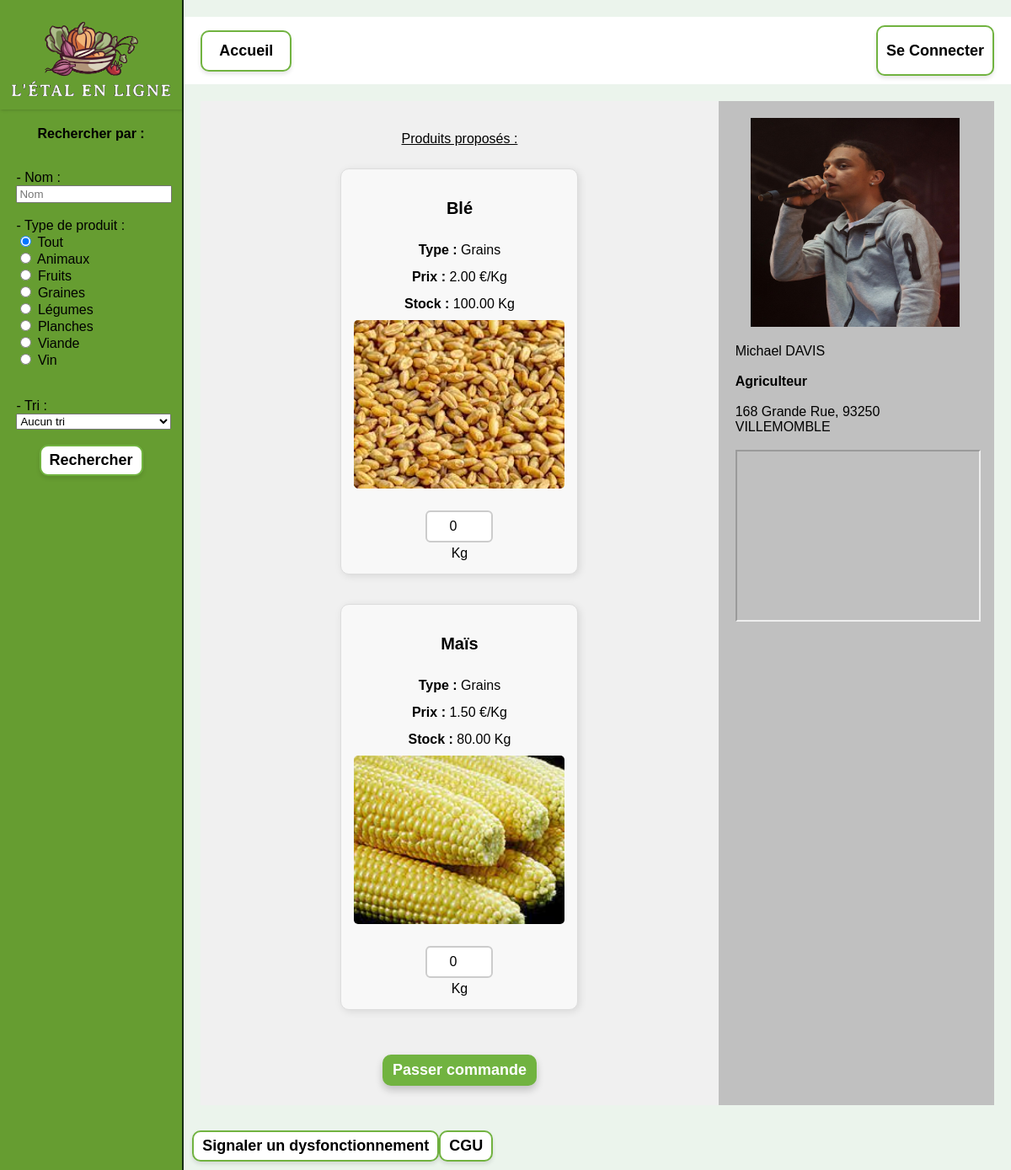
The page /producteur.php?Id_Prod=6 on the database its author committed.
### tables this page shows
CREATE TABLE PRODUCTEUR(
   Id_Prod INT,
   Id_Uti INT NOT NULL,
   Prof_Prod VARCHAR(50),
   PRIMARY KEY(Id_Prod),
   UNIQUE(Id_Uti),
   FOREIGN KEY(Id_Uti) REFERENCES UTILISATEUR(Id_Uti)
);

CREATE TABLE UTILISATEUR(
   Id_Uti INT,
   Prenom_Uti VARCHAR(50) NOT NULL,
   Nom_Uti VARCHAR(50) NOT NULL,
   Mail_Uti VARCHAR(50) NOT NULL,
   Adr_Uti VARCHAR(200) NOT NULL,
   Pwd_Uti VARCHAR(50) NOT NULL,
   PRIMARY KEY(Id_Uti),
   UNIQUE(Mail_Uti)
);

### languages/language_fr.php (called while the page is built, shortened)
<?php
$htmlRechercherPar = "Rechercher par : ";
$htmlTri="- Tri : ";
$htmlRechercher="Rechercher";
$htmlAccueil="Accueil";
$htmlSeConnecter="Se Connecter";
$htmlSignalerDys="Signaler un dysfonctionnement";
$htmlCGU="CGU";
$htmlTiretNom="- Nom : ";
$htmlNom="Nom";
$htmlLégumes="Légumes";
$htmlAucunTri="Aucun tri";
$htmlProduitsProposesDeuxPoints="Produits proposés : ";
$htmlImgProducteur="Image producteur";
$htmlPasserCommande="Passer commande";
$htmlImageNonFournie = "Image non fournie";
$htmlMaxStock = "Stock max";
$htmlTout = "Tout";
$htmlAnimaux = "Animaux";
$htmlFruits = "Fruits";
$htmlGraines = "Graines";
$htmlPlanches = "Planches";
$htmlViande = "Viande";
$htmlVin = "Vin";
$htmlLeKilo = "le kilo";
$htmlLaPiece = "la pièce";
$htmlKg = "Kg";
$htmlL = "L";
$htmlM2 = "m²";
$htmlPiece = "Pièce";
$htmlPrix = "Prix : ";
$htmlTypeDeuxPoints = "Type : ";
$htmlStockDeuxPoints = "Stock : ";
?>

### producteur.php (the view, shortened to what this page needs)
<!DOCTYPE html>
<html lang="fr">
<head>
    <?php
    require "language.php";
    ?>
    <link rel="stylesheet" type="text/css" href="css/style_general.css">
    <link rel="stylesheet" type="text/css" href="css/popup.css">
</head>
<body>
    <?php
    function dbConnect()
    {
        $utilisateur = "inf2pj02";
        $serveur = "localhost";
        $motdepasse = "ahV4saerae";
        $basededonnees = "inf2pj_02";
        $bdd = new PDO("mysql:host=$serveur;dbname=$basededonnees;charset=utf8mb4", $utilisateur, $motdepasse, [
            PDO::ATTR_ERRMODE => PDO::ERRMODE_EXCEPTION
        ]);
        $bdd->exec("SET NAMES utf8mb4");
        return $bdd;
    }
    $Id_Prod = htmlspecialchars($_GET["Id_Prod"]);
    if (isset($_GET["filtreType"]) == true) {
        $filtreType = htmlspecialchars($_GET["filtreType"]);
    } else {
        $filtreType = "TOUT";
    }
    if (isset($_GET["tri"]) == true) {
        $tri = htmlspecialchars($_GET["tri"]);
    } else {
        $tri = "No";
    }
    if (isset($_GET["rechercheNom"]) == true) {
        $rechercheNom = htmlspecialchars($_GET["rechercheNom"]);
    } else {
        $rechercheNom = "";
    }
    ?>
    <div class="container">
        <div class="leftColumn">
            <img class="logo" href="index.php" src="img/logo.png">
            <div class="contenuBarre">
                <center>
                    <p><strong><?php echo $htmlRechercherPar; ?></strong></p>
                </center>
                <br>
                <form action="producteur.php" method="get">
                    <?php echo $htmlTiretNom; ?>
                    <input type="text" name="rechercheNom" value="<?php echo $rechercheNom ?>" placeholder="<?php echo $htmlNom; ?>">
                    <br>
                    <br>
                    - Type de produit :
                    <br>
                    <label>
                        <input type="radio" name="filtreType" value="TOUT" <?php if ($filtreType == "TOUT") echo 'checked="true"'; ?>> <?php echo $htmlTout; ?>
                    </label>
                    <br>
                    <label>
                        <input type="radio" name="filtreType" value="ANIMAUX" <?php if ($filtreType == "ANIMAUX") echo 'checked="true"'; ?>> <?php echo $htmlAnimaux; ?>
                    </label>
                    <br>
                    <label>
                        <input type="radio" name="filtreType" value="FRUITS" <?php if ($filtreType == "FRUITS") echo 'checked="true"'; ?>> <?php echo $htmlFruits; ?>
                    </label>
                    <br>
                    <label>
                        <input type="radio" name="filtreType" value="GRAINS" <?php if ($filtreType == "GRAINS") echo 'checked="true"'; ?>> <?php echo $htmlGraines; ?>
                    </label>
                    <br>
                    <label>
                        <input type="radio" name="filtreType" value="LÉGUMES" <?php if ($filtreType == "LÉGUMES") echo 'checked="true"'; ?>> <?php echo $htmlLégumes; ?>
                    </label>
                    <br>
                    <label>
                        <input type="radio" name="filtreType" value="PLANCHES" <?php if ($filtreType == "PLANCHES") echo 'checked="true"'; ?>> <?php echo $htmlPlanches; ?>
                    </label>
                    <br>
                    <label>
                        <input type="radio" name="filtreType" value="VIANDE" <?php if ($filtreType == "VIANDE") echo 'checked="true"'; ?>> <?php echo $htmlViande; ?>
                    </label>
                    <br>
                    <label>
                        <input type="radio" name="filtreType" value="VIN" <?php if ($filtreType == "VIN") echo 'checked="true"'; ?>> <?php echo $htmlVin; ?>
                    </label>
                    <br>
                    <br>
                    <br>
                    <?php echo $htmlTri; ?>
                    <select name="tri">
                        <option value="No" <?php if ($tri == "No") echo 'selected="selected"'; ?>><?php echo $htmlAucunTri; ?></option>
                    </select>
                    <br>
                    <br>
                    <center>
                        <input type="submit" value="<?php echo $htmlRechercher; ?>">
                    </center>
                </form>
                <br>
                <br>
            </div>
        </div>
        <div class="rightColumn">
            <div class="topBanner">
                <div class="divNavigation">
                    <a class="bontonDeNavigation" href="index.php"><?php echo $htmlAccueil ?></a>
                </div>
                <form method="post">
                    <input type="submit" value="<?php if (!isset($_SESSION['Mail_Uti'])) {;
                                                    echo ($htmlSeConnecter);
                                                } else {
                                                    echo '' . $_SESSION['Mail_Uti'] . '';
                                                } ?>" class="boutonDeConnection">
                </form>
            </div>
            <form method="get" action="insert_commande.php">
                <div class="content-container">
                    <div class="product">
                        <p>
                            <center><U><?php echo $htmlProduitsProposesDeuxPoints; ?></U></center>
                        </p>
                        <div class="gallery-container">
                            <?php
                            $bdd = dbConnect();
                            if ($filtreType == "TOUT") {
                                $query = 'SELECT Id_Produit, Id_Prod, Nom_Produit, Desc_Type_Produit, Prix_Produit_Unitaire, Nom_Unite_Prix, Qte_Produit FROM Produits_d_un_producteur  WHERE Id_Prod= :Id_Prod';
                            } else {
                                $query = 'SELECT Id_Produit, Id_Prod, Nom_Produit, Desc_Type_Produit, Prix_Produit_Unitaire, Nom_Unite_Prix, Qte_Produit FROM Produits_d_un_producteur  WHERE Id_Prod= :Id_Prod AND Desc_Type_Produit= :filtreType';
                            }
                            if ($tri == "No") {
                                $query = $query . ';';
                            } else if ($tri == "PrixAsc") {
                                $query = $query . ' ORDER BY Prix_Produit_Unitaire ASC;';
                            } else if ($tri == "PrixDesc") {
                                $query = $query . ' ORDER BY Prix_Produit_Unitaire DESC;';
                            } else if ($tri == "Alpha") {
                                $query = $query . ' ORDER BY Nom_Produit ASC;';
                            } else if ($tri == "AntiAlpha") {
                                $query = $query . ' ORDER BY Nom_Produit DESC;';
                            }
                            $queryGetProducts = $bdd->prepare(($query));
                            if ($filtreType == "TOUT") {
                                $queryGetProducts->bindParam(":Id_Prod", $Id_Prod, PDO::PARAM_STR);
                            } else {
                                $queryGetProducts->bindParam(":Id_Prod", $Id_Prod, PDO::PARAM_STR);
                                $queryGetProducts->bindParam(":filtreType", $filtreType, PDO::PARAM_STR);
                            }
                            $queryGetProducts->execute();
                            $returnQueryGetProducts = $queryGetProducts->fetchAll(PDO::FETCH_ASSOC);
                            $unitesTrad = [
                                "Kg" => $htmlKg,
                                "kg" => $htmlKg,
                                "Kilo" => $htmlLeKilo,
                                "Le kilo" => $htmlLeKilo,
                                "L" => $htmlL,
                                "l" => $htmlL,
                                "m²" => $htmlM2,
                                "M²" => $htmlM2,
                                "Pièce" => $htmlPiece,
                                "piece" => $htmlPiece,
                                "la pièce" => $htmlLaPiece,
                                "Piece" => $htmlPiece
                            ];
                            $i = 0;
                            if (count($returnQueryGetProducts) == 0) {
                                echo $htmlAucunProduitEnStock;
                            } else {
                                while ($i < count($returnQueryGetProducts)) {
                                    $Id_Produit = $returnQueryGetProducts[$i]["Id_Produit"];
                                    $nomProduit = $returnQueryGetProducts[$i]["Nom_Produit"];
                                    $typeProduit = trim($returnQueryGetProducts[$i]["Desc_Type_Produit"]);
                                    $prixProduit = $returnQueryGetProducts[$i]["Prix_Produit_Unitaire"];
                                    $QteProduit = $returnQueryGetProducts[$i]["Qte_Produit"];
                                    $unitePrixProduit = $returnQueryGetProducts[$i]["Nom_Unite_Prix"];
                                    $classStock = ($QteProduit == 0) ? ' out-of-stock' : '';
                                    $typeProduit = ucfirst(strtolower($typeProduit));
                                    $typeProduitTraduit = isset($typeProduitsTrad[$typeProduit]) ? $typeProduitsTrad[$typeProduit] : $typeProduit;
                                    $uniteTraduit = isset($unitesTrad[$unitePrixProduit]) ? $unitesTrad[$unitePrixProduit] : $unitePrixProduit;
                                    echo '<div class="squareProduct' . $classStock . '">';
                                    echo '<h3>' . $nomProduit . '</h3>';
                                    echo '<p><strong>' . $htmlTypeDeuxPoints . '</strong> ' . $typeProduitTraduit . '</p>';
                                    echo '<p><strong>' . $htmlPrix . '</strong> ' . $prixProduit . ' €/' . $uniteTraduit . '</p>';
                                    echo '<p><strong>' . $htmlStockDeuxPoints . '</strong> ' . $QteProduit . ' ' . $uniteTraduit . '</p>';
                                    echo '<img class="img-produit" src="img_produit/' . $Id_Produit  . '.png" alt="' . $htmlImageNonFournie . '" style="width: 100%; height: 85%;" ><br>';
                                    if ($QteProduit > 0) {
                                        echo '<input type="number" class="input-quantity" name="' . $Id_Produit . '" placeholder="' . $htmlMaxStock . ' ' . $QteProduit . '" max="' . $QteProduit . '" min="0" value="0"> ' . $uniteTraduit;
                                    } else {
                                        echo '<input type="number" class="input-quantity disabled" name="' . $Id_Produit . '" placeholder="0" disabled> ' . $uniteTraduit;
                                        echo '<p class="rupture-message">⚠ ' . $htmlProduitEnRupture . '</p>';
                                    }
                                    echo '</div>';
                                    $i++;
                                }
                            }
                            ?>
                        </div>
                        <div class="centrecemachinbordeldemerde">
                            <button type="submit"><?php echo $htmlPasserCommande; ?></button>
                        </div>
                    </div>
                    <div class="producteur">
                        <?php
                        $bdd = dbConnect();
                        $queryInfoProd = $bdd->prepare(('SELECT UTILISATEUR.Id_Uti, UTILISATEUR.Adr_Uti, Prenom_Uti, Nom_Uti, Prof_Prod FROM UTILISATEUR INNER JOIN PRODUCTEUR ON UTILISATEUR.Id_Uti = PRODUCTEUR.Id_Uti WHERE PRODUCTEUR.Id_Prod= :Id_Prod ;'));
                        $queryInfoProd->bindParam(":Id_Prod", $Id_Prod, PDO::PARAM_STR);
                        $queryInfoProd->execute();
                        $returnQueryInfoProd = $queryInfoProd->fetchAll(PDO::FETCH_ASSOC);
                        $address = $returnQueryInfoProd[0]["Adr_Uti"];
                        $nom = $returnQueryInfoProd[0]["Nom_Uti"];
                        $prenom = $returnQueryInfoProd[0]["Prenom_Uti"];
                        $profession = $returnQueryInfoProd[0]["Prof_Prod"];
                        ?>
                        <div class="info-container">
                            <div class="img-prod">
                                <img class="img-test" src="img_producteur/<?php echo $Id_Prod; ?>.png" alt="<?php echo $htmlImgProducteur; ?>" style="width: 99%; height: 99%;">
                            </div>
                            <div class="text-info">
                                <?php
                                echo '</br>' . $prenom . ' ' . strtoupper($nom) . '</br></br><strong>' . $profession . '</strong></br></br>' . $address . '</br></br>';
                                ?>
                            </div>
                        </div>
                        <?php
                        if (isset($address)) {
                            $address = str_replace(" ", "+", $address);
                        ?>
                            <iframe class="map-frame" src="https://maps.google.com/maps?&q=<?php echo $address; ?>&output=embed " width="100%" height="100%"></iframe>
                        <?php }
                        ?>
            </form>
        </div>
    </div>
    <div class="basDePage">
        <form method="post">
            <input type="submit" value="<?php echo $htmlSignalerDys ?>" class="lienPopup">
        </form>
        <form method="post">
            <input type="submit" value="<?php echo $htmlCGU ?>" class="lienPopup">
        </form>
    </div>
</body>

### rows shown on the page
producteur: Id_Uti.Prenom_Uti "Michael", Id_Uti.Nom_Uti "DAVIS", Prof_Prod "Agriculteur", Id_Uti.Adr_Uti "168 Grande Rue, 93250 VILLEMOMBLE"

### other values the page prints
$htmlRechercherPar "Rechercher par :"
$htmlTiretNom "- Nom :"
$htmlTout "Tout"
$htmlAnimaux "Animaux"
$htmlFruits "Fruits"
$htmlGraines "Graines"
$htmlLégumes "Légumes"
$htmlPlanches "Planches"
$htmlViande "Viande"
$htmlVin "Vin"
$htmlTri "- Tri :"
$htmlAccueil "Accueil"
$htmlProduitsProposesDeuxPoints "Produits proposés :"
$nomProduit "Blé"
$typeProduitTraduit "Grains"
